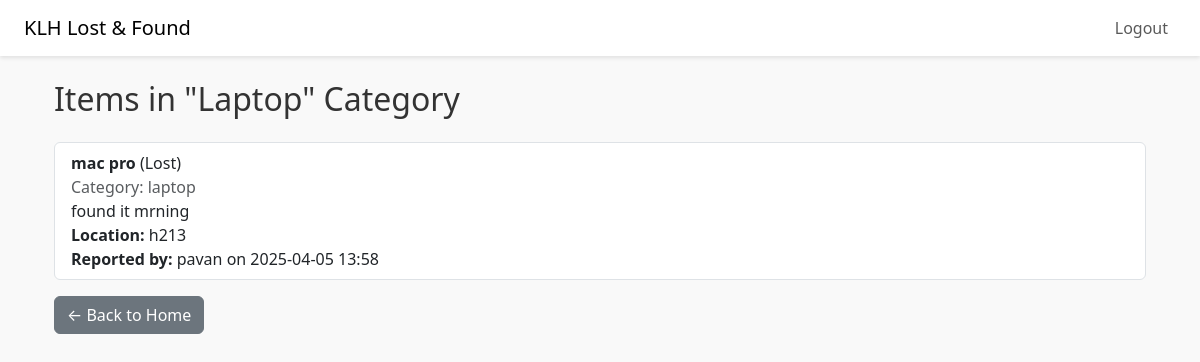
Page /category/laptop/ (signed in) on the committed database.
### lostfound/models.py (models this page shows, shortened)
class LostFoundItem(models.Model):
    STATUS_CHOICES = (
        ('lost', 'Lost'),
        ('found', 'Found'),
    )
    title = models.CharField(max_length=100)
    category = models.CharField(max_length=50,default='lost')  # 📦 New field
    description = models.TextField()
    location = models.CharField(max_length=100)
    date_reported = models.DateTimeField(auto_now_add=True)
    status = models.CharField(max_length=10, choices=STATUS_CHOICES)
    reported_by = models.ForeignKey(User, on_delete=models.CASCADE)

### lostfound/views.py (the view)
# urls.py: path('category/<str:category>/', views.category_items, name='category_items'),
@login_required(login_url='login')
def category_items(request, category):
    items = LostFoundItem.objects.filter(category__iexact=category).order_by('-date_reported')
    return render(request, 'lostfound/category_items.html', {
        'items': items,
        'category': category.capitalize()
    })

### lostfound/templates/lostfound/category_items.html
{% extends 'base.html' %}
{% block content %}
<div class="container mt-4">
    <h2 class="mb-4">Items in "{{ category|title }}" Category</h2>
    <ul class="list-group">
        {% for item in items %}
            <li class="list-group-item">
                <strong>{{ item.title }}</strong> ({{ item.status|title }})<br>
                <span class="text-muted">Category: {{ item.category }}</span><br>
                {{ item.description }}<br>
                <strong>Location:</strong> {{ item.location }}<br>
                <strong>Reported by:</strong> {{ item.reported_by.username }}
                on {{ item.date_reported|date:"Y-m-d H:i" }}
            </li>
        {% empty %}
            <li class="list-group-item text-danger">No items found in this category.</li>
        {% endfor %}
    </ul>
    <a href="{% url 'home' %}" class="btn btn-secondary mt-3">← Back to Home</a>
</div>
{% endblock %}

### lostfound/templates/base.html (style rules this page uses)
body { background-color: #f9f9f9; color: #333; }

### rows in the picture
LostFoundItem: category "Laptop", title "mac pro", status "Lost", category "laptop", description "found it mrning", location "h213", reported_by.username "pavan", date_reported "2025-04-05 13:58"
